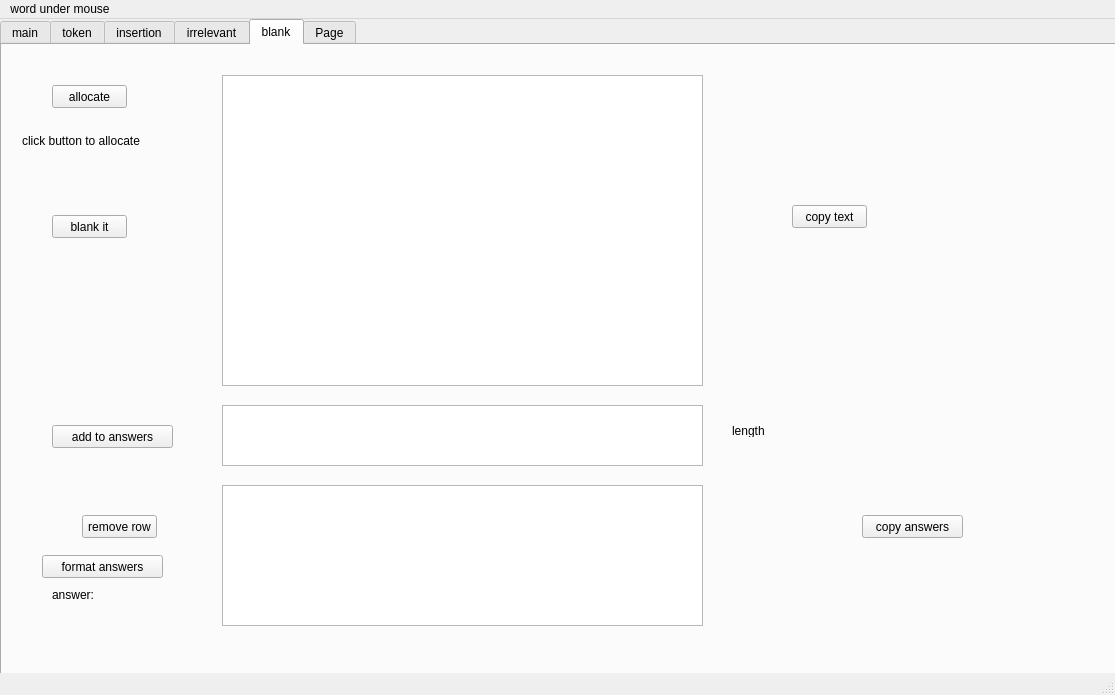
<?xml version="1.0" encoding="UTF-8"?>
<ui version="4.0">
 <class>MainWindow</class>
 <widget class="QMainWindow" name="MainWindow">
  <property name="geometry">
   <rect>
    <x>0</x>
    <y>0</y>
    <width>1115</width>
    <height>695</height>
   </rect>
  </property>
  <property name="windowTitle">
   <string>MainWindow</string>
  </property>
  <widget class="QWidget" name="centralwidget">
   <widget class="QTabWidget" name="tabWidget">
    <property name="geometry">
     <rect>
      <x>0</x>
      <y>0</y>
      <width>1121</width>
      <height>721</height>
     </rect>
    </property>
    <property name="currentIndex">
     <number>4</number>
    </property>
    <widget class="QWidget" name="main">
     <attribute name="title">
      <string>main</string>
     </attribute>
     <widget class="QTextEdit" name="inputText">
      <property name="geometry">
       <rect>
        <x>40</x>
        <y>30</y>
        <width>561</width>
        <height>281</height>
       </rect>
      </property>
      <property name="html">
       <string>&lt;!DOCTYPE HTML PUBLIC &quot;-//W3C//DTD HTML 4.0//EN&quot; &quot;http://www.w3.org/TR/REC-html40/strict.dtd&quot;&gt;
&lt;html&gt;&lt;head&gt;&lt;meta name=&quot;qrichtext&quot; content=&quot;1&quot; /&gt;&lt;style type=&quot;text/css&quot;&gt;
p, li { white-space: pre-wrap; }
&lt;/style&gt;&lt;/head&gt;&lt;body style=&quot; font-family:'Gulim'; font-size:9pt; font-weight:400; font-style:normal;&quot;&gt;
&lt;p style=&quot; margin-top:0px; margin-bottom:0px; margin-left:0px; margin-right:0px; -qt-block-indent:0; text-indent:0px;&quot;&gt;Biological organisms, including human societies both with and without market systems, discount distant outputs over those available at the present time based on risks associated with an uncertain future. As the timing of inputs and outputs varies greatly depending on the type of energy, there is a strong case to incorporate time when assessing energy alternatives. For example, the energy output from solar panels or wind power engines, where most investment happens before they begin producing, may need to be assessed differently when compared to most fossil fuel extraction technologies, where a large proportion of the energy output comes much sooner, and a larger (relative) proportion of inputs is applied during the extraction process, and not upfront. Thus fossil fuels, particularly oil and natural gas, in addition to having energy quality advantages (cost, storability, transportability, etc.) over many renewable technologies, also have a “temporal advantage” after accounting for human behavioral preference for current consumption/return.&lt;/p&gt;&lt;/body&gt;&lt;/html&gt;</string>
      </property>
     </widget>
     <widget class="QLineEdit" name="fireLine">
      <property name="geometry">
       <rect>
        <x>40</x>
        <y>340</y>
        <width>201</width>
        <height>31</height>
       </rect>
      </property>
     </widget>
     <widget class="QPushButton" name="fireButton">
      <property name="geometry">
       <rect>
        <x>260</x>
        <y>340</y>
        <width>101</width>
        <height>23</height>
       </rect>
      </property>
      <property name="text">
       <string>fire</string>
      </property>
     </widget>
     <widget class="QPushButton" name="highlightButton">
      <property name="geometry">
       <rect>
        <x>270</x>
        <y>500</y>
        <width>75</width>
        <height>23</height>
       </rect>
      </property>
      <property name="text">
       <string>highlight</string>
      </property>
     </widget>
     <widget class="QPushButton" name="underlineButton">
      <property name="geometry">
       <rect>
        <x>270</x>
        <y>460</y>
        <width>75</width>
        <height>23</height>
       </rect>
      </property>
      <property name="text">
       <string>underline</string>
      </property>
     </widget>
     <widget class="QPushButton" name="italicButton">
      <property name="geometry">
       <rect>
        <x>270</x>
        <y>420</y>
        <width>75</width>
        <height>23</height>
       </rect>
      </property>
      <property name="text">
       <string>italic</string>
      </property>
     </widget>
     <widget class="QPushButton" name="boldButton">
      <property name="geometry">
       <rect>
        <x>270</x>
        <y>380</y>
        <width>75</width>
        <height>23</height>
       </rect>
      </property>
      <property name="text">
       <string>bold</string>
      </property>
     </widget>
     <widget class="QPushButton" name="openFileButton">
      <property name="geometry">
       <rect>
        <x>420</x>
        <y>520</y>
        <width>75</width>
        <height>23</height>
       </rect>
      </property>
      <property name="text">
       <string>Open File</string>
      </property>
     </widget>
    </widget>
    <widget class="QWidget" name="token">
     <attribute name="title">
      <string>token</string>
     </attribute>
     <widget class="QTextEdit" name="givenText">
      <property name="geometry">
       <rect>
        <x>230</x>
        <y>20</y>
        <width>591</width>
        <height>71</height>
       </rect>
      </property>
     </widget>
     <widget class="QTextEdit" name="firstText">
      <property name="geometry">
       <rect>
        <x>230</x>
        <y>130</y>
        <width>591</width>
        <height>81</height>
       </rect>
      </property>
     </widget>
     <widget class="QTextEdit" name="secondText">
      <property name="geometry">
       <rect>
        <x>230</x>
        <y>250</y>
        <width>591</width>
        <height>81</height>
       </rect>
      </property>
     </widget>
     <widget class="QTextEdit" name="thirdText">
      <property name="geometry">
       <rect>
        <x>230</x>
        <y>390</y>
        <width>591</width>
        <height>81</height>
       </rect>
      </property>
     </widget>
     <widget class="QPushButton" name="sentTokenizeButton">
      <property name="geometry">
       <rect>
        <x>10</x>
        <y>20</y>
        <width>91</width>
        <height>23</height>
       </rect>
      </property>
      <property name="text">
       <string>sent_tokenize</string>
      </property>
     </widget>
     <widget class="QLabel" name="totalSentLabel">
      <property name="geometry">
       <rect>
        <x>20</x>
        <y>60</y>
        <width>81</width>
        <height>41</height>
       </rect>
      </property>
      <property name="text">
       <string>문장 수:</string>
      </property>
     </widget>
     <widget class="QPushButton" name="givenDownButton">
      <property name="geometry">
       <rect>
        <x>130</x>
        <y>60</y>
        <width>75</width>
        <height>23</height>
       </rect>
      </property>
      <property name="text">
       <string>DOWN</string>
      </property>
     </widget>
     <widget class="QLabel" name="givenLabel">
      <property name="geometry">
       <rect>
        <x>850</x>
        <y>50</y>
        <width>56</width>
        <height>12</height>
       </rect>
      </property>
      <property name="text">
       <string>given</string>
      </property>
     </widget>
     <widget class="QLabel" name="firstLabel">
      <property name="geometry">
       <rect>
        <x>850</x>
        <y>160</y>
        <width>56</width>
        <height>12</height>
       </rect>
      </property>
      <property name="text">
       <string>first</string>
      </property>
     </widget>
     <widget class="QLabel" name="secondLabel">
      <property name="geometry">
       <rect>
        <x>840</x>
        <y>280</y>
        <width>56</width>
        <height>20</height>
       </rect>
      </property>
      <property name="text">
       <string>second</string>
      </property>
     </widget>
     <widget class="QLabel" name="thirdLabel">
      <property name="geometry">
       <rect>
        <x>850</x>
        <y>420</y>
        <width>56</width>
        <height>12</height>
       </rect>
      </property>
      <property name="text">
       <string>third</string>
      </property>
     </widget>
     <widget class="QPushButton" name="firstUpButton">
      <property name="geometry">
       <rect>
        <x>130</x>
        <y>130</y>
        <width>75</width>
        <height>23</height>
       </rect>
      </property>
      <property name="text">
       <string>UP</string>
      </property>
     </widget>
     <widget class="QPushButton" name="secondUpButton">
      <property name="geometry">
       <rect>
        <x>130</x>
        <y>250</y>
        <width>75</width>
        <height>23</height>
       </rect>
      </property>
      <property name="text">
       <string>UP</string>
      </property>
     </widget>
     <widget class="QPushButton" name="thirdUpButton">
      <property name="geometry">
       <rect>
        <x>130</x>
        <y>390</y>
        <width>75</width>
        <height>23</height>
       </rect>
      </property>
      <property name="text">
       <string>UP</string>
      </property>
     </widget>
     <widget class="QPushButton" name="firstDownButton">
      <property name="geometry">
       <rect>
        <x>130</x>
        <y>160</y>
        <width>75</width>
        <height>23</height>
       </rect>
      </property>
      <property name="text">
       <string>DOWN</string>
      </property>
     </widget>
     <widget class="QPushButton" name="secondDownButton">
      <property name="geometry">
       <rect>
        <x>130</x>
        <y>280</y>
        <width>75</width>
        <height>23</height>
       </rect>
      </property>
      <property name="text">
       <string>DOWN</string>
      </property>
     </widget>
     <widget class="QGroupBox" name="tokenRadioBox">
      <property name="geometry">
       <rect>
        <x>220</x>
        <y>510</y>
        <width>351</width>
        <height>41</height>
       </rect>
      </property>
      <property name="title">
       <string>GroupBox</string>
      </property>
      <property name="flat">
       <bool>true</bool>
      </property>
      <widget class="QRadioButton" name="optionTypeABCButtonOne">
       <property name="geometry">
        <rect>
         <x>20</x>
         <y>20</y>
         <width>90</width>
         <height>16</height>
        </rect>
       </property>
       <property name="text">
        <string>A C B</string>
       </property>
      </widget>
      <widget class="QRadioButton" name="optionTypeABCButtonTwo">
       <property name="geometry">
        <rect>
         <x>90</x>
         <y>20</y>
         <width>90</width>
         <height>16</height>
        </rect>
       </property>
       <property name="text">
        <string>B A C</string>
       </property>
      </widget>
      <widget class="QRadioButton" name="optionTypeABCButtonThree">
       <property name="geometry">
        <rect>
         <x>150</x>
         <y>20</y>
         <width>90</width>
         <height>16</height>
        </rect>
       </property>
       <property name="text">
        <string>B C A</string>
       </property>
      </widget>
      <widget class="QRadioButton" name="optionTypeABCButtonFour">
       <property name="geometry">
        <rect>
         <x>220</x>
         <y>20</y>
         <width>90</width>
         <height>16</height>
        </rect>
       </property>
       <property name="text">
        <string>C A B</string>
       </property>
      </widget>
      <widget class="QRadioButton" name="optionTypeABCButtonFive">
       <property name="geometry">
        <rect>
         <x>280</x>
         <y>20</y>
         <width>90</width>
         <height>16</height>
        </rect>
       </property>
       <property name="text">
        <string>C B A</string>
       </property>
      </widget>
     </widget>
     <widget class="QPushButton" name="optionTypeABCRandom">
      <property name="geometry">
       <rect>
        <x>600</x>
        <y>520</y>
        <width>75</width>
        <height>23</height>
       </rect>
      </property>
      <property name="text">
       <string>random</string>
      </property>
     </widget>
     <widget class="QPushButton" name="givenCopyButton">
      <property name="geometry">
       <rect>
        <x>910</x>
        <y>40</y>
        <width>75</width>
        <height>23</height>
       </rect>
      </property>
      <property name="text">
       <string>G</string>
      </property>
     </widget>
     <widget class="QPushButton" name="firstCopyButton">
      <property name="geometry">
       <rect>
        <x>910</x>
        <y>150</y>
        <width>75</width>
        <height>23</height>
       </rect>
      </property>
      <property name="text">
       <string>A</string>
      </property>
     </widget>
     <widget class="QPushButton" name="secondCopyButton">
      <property name="geometry">
       <rect>
        <x>910</x>
        <y>280</y>
        <width>75</width>
        <height>23</height>
       </rect>
      </property>
      <property name="text">
       <string>B</string>
      </property>
     </widget>
     <widget class="QPushButton" name="thirdCopyButton">
      <property name="geometry">
       <rect>
        <x>910</x>
        <y>410</y>
        <width>75</width>
        <height>23</height>
       </rect>
      </property>
      <property name="text">
       <string>C</string>
      </property>
     </widget>
     <widget class="QPushButton" name="pushButton">
      <property name="geometry">
       <rect>
        <x>890</x>
        <y>520</y>
        <width>101</width>
        <height>23</height>
       </rect>
      </property>
      <property name="text">
       <string>choices copy</string>
      </property>
     </widget>
    </widget>
    <widget class="QWidget" name="insertion">
     <attribute name="title">
      <string>insertion</string>
     </attribute>
     <widget class="QPushButton" name="insertionAllocateButton">
      <property name="geometry">
       <rect>
        <x>20</x>
        <y>30</y>
        <width>75</width>
        <height>23</height>
       </rect>
      </property>
      <property name="text">
       <string>allocate</string>
      </property>
     </widget>
     <widget class="QTextEdit" name="insertionFullText">
      <property name="geometry">
       <rect>
        <x>280</x>
        <y>160</y>
        <width>481</width>
        <height>371</height>
       </rect>
      </property>
     </widget>
     <widget class="QPushButton" name="insertionGivenCopyButton">
      <property name="geometry">
       <rect>
        <x>940</x>
        <y>50</y>
        <width>75</width>
        <height>23</height>
       </rect>
      </property>
      <property name="text">
       <string>copy given</string>
      </property>
     </widget>
     <widget class="QPushButton" name="insertionTextCopyButton">
      <property name="geometry">
       <rect>
        <x>940</x>
        <y>190</y>
        <width>75</width>
        <height>23</height>
       </rect>
      </property>
      <property name="text">
       <string>copy text</string>
      </property>
     </widget>
     <widget class="QLabel" name="insertionGivenLabel">
      <property name="geometry">
       <rect>
        <x>800</x>
        <y>60</y>
        <width>56</width>
        <height>12</height>
       </rect>
      </property>
      <property name="text">
       <string>given</string>
      </property>
     </widget>
     <widget class="QLabel" name="insertionFullTextLabel">
      <property name="geometry">
       <rect>
        <x>800</x>
        <y>190</y>
        <width>56</width>
        <height>12</height>
       </rect>
      </property>
      <property name="text">
       <string>text</string>
      </property>
     </widget>
     <widget class="QGroupBox" name="groupBox">
      <property name="geometry">
       <rect>
        <x>20</x>
        <y>220</y>
        <width>111</width>
        <height>191</height>
       </rect>
      </property>
      <property name="title">
       <string>GroupBox</string>
      </property>
      <widget class="QRadioButton" name="insertionOne">
       <property name="geometry">
        <rect>
         <x>10</x>
         <y>30</y>
         <width>90</width>
         <height>16</height>
        </rect>
       </property>
       <property name="text">
        <string>①</string>
       </property>
      </widget>
      <widget class="QRadioButton" name="insertionTwo">
       <property name="geometry">
        <rect>
         <x>10</x>
         <y>60</y>
         <width>90</width>
         <height>16</height>
        </rect>
       </property>
       <property name="text">
        <string>②</string>
       </property>
      </widget>
      <widget class="QRadioButton" name="insertionThree">
       <property name="geometry">
        <rect>
         <x>10</x>
         <y>90</y>
         <width>90</width>
         <height>16</height>
        </rect>
       </property>
       <property name="text">
        <string>③</string>
       </property>
      </widget>
      <widget class="QRadioButton" name="insertionFour">
       <property name="geometry">
        <rect>
         <x>10</x>
         <y>120</y>
         <width>90</width>
         <height>16</height>
        </rect>
       </property>
       <property name="text">
        <string>④</string>
       </property>
      </widget>
      <widget class="QRadioButton" name="insertionFive">
       <property name="geometry">
        <rect>
         <x>10</x>
         <y>150</y>
         <width>90</width>
         <height>16</height>
        </rect>
       </property>
       <property name="text">
        <string>⑤</string>
       </property>
      </widget>
     </widget>
     <widget class="QLabel" name="insertionAllocateLabel">
      <property name="geometry">
       <rect>
        <x>20</x>
        <y>80</y>
        <width>191</width>
        <height>51</height>
       </rect>
      </property>
      <property name="text">
       <string>click button to allocate</string>
      </property>
     </widget>
     <widget class="QTextEdit" name="insertionGivenText">
      <property name="geometry">
       <rect>
        <x>280</x>
        <y>40</y>
        <width>471</width>
        <height>61</height>
       </rect>
      </property>
     </widget>
    </widget>
    <widget class="QWidget" name="irrelevant">
     <attribute name="title">
      <string>irrelevant</string>
     </attribute>
     <widget class="QTextEdit" name="irreFullText">
      <property name="geometry">
       <rect>
        <x>270</x>
        <y>170</y>
        <width>481</width>
        <height>371</height>
       </rect>
      </property>
     </widget>
     <widget class="QTextEdit" name="irreGivenText">
      <property name="geometry">
       <rect>
        <x>270</x>
        <y>60</y>
        <width>471</width>
        <height>61</height>
       </rect>
      </property>
     </widget>
     <widget class="QPushButton" name="irreAllocateButton">
      <property name="geometry">
       <rect>
        <x>50</x>
        <y>50</y>
        <width>75</width>
        <height>23</height>
       </rect>
      </property>
      <property name="text">
       <string>allocate</string>
      </property>
     </widget>
     <widget class="QLabel" name="irreAllocateLabel">
      <property name="geometry">
       <rect>
        <x>30</x>
        <y>100</y>
        <width>191</width>
        <height>51</height>
       </rect>
      </property>
      <property name="text">
       <string>click button to allocate</string>
      </property>
     </widget>
     <widget class="QPushButton" name="irreTextCopyButton">
      <property name="geometry">
       <rect>
        <x>900</x>
        <y>210</y>
        <width>75</width>
        <height>23</height>
       </rect>
      </property>
      <property name="text">
       <string>copy text</string>
      </property>
     </widget>
     <widget class="QLabel" name="irreGivenLabel">
      <property name="geometry">
       <rect>
        <x>780</x>
        <y>90</y>
        <width>101</width>
        <height>16</height>
       </rect>
      </property>
      <property name="text">
       <string>IRRELEVANT</string>
      </property>
     </widget>
     <widget class="QLabel" name="irreFullTextLabel">
      <property name="geometry">
       <rect>
        <x>790</x>
        <y>220</y>
        <width>56</width>
        <height>12</height>
       </rect>
      </property>
      <property name="text">
       <string>text</string>
      </property>
     </widget>
     <widget class="QPushButton" name="irreGivenCopyButton">
      <property name="geometry">
       <rect>
        <x>900</x>
        <y>80</y>
        <width>75</width>
        <height>23</height>
       </rect>
      </property>
      <property name="text">
       <string>copy given</string>
      </property>
     </widget>
    </widget>
    <widget class="QWidget" name="blank">
     <attribute name="title">
      <string>blank</string>
     </attribute>
     <widget class="QPushButton" name="blankAllocateButton">
      <property name="geometry">
       <rect>
        <x>50</x>
        <y>40</y>
        <width>75</width>
        <height>23</height>
       </rect>
      </property>
      <property name="text">
       <string>allocate</string>
      </property>
     </widget>
     <widget class="QTextEdit" name="blankText">
      <property name="geometry">
       <rect>
        <x>220</x>
        <y>30</y>
        <width>481</width>
        <height>311</height>
       </rect>
      </property>
     </widget>
     <widget class="QTextEdit" name="answerText">
      <property name="geometry">
       <rect>
        <x>220</x>
        <y>360</y>
        <width>481</width>
        <height>61</height>
       </rect>
      </property>
     </widget>
     <widget class="QLabel" name="blankAllocateLabel">
      <property name="geometry">
       <rect>
        <x>20</x>
        <y>70</y>
        <width>191</width>
        <height>51</height>
       </rect>
      </property>
      <property name="text">
       <string>click button to allocate</string>
      </property>
     </widget>
     <widget class="QPushButton" name="blankFormatAnswersButton">
      <property name="geometry">
       <rect>
        <x>40</x>
        <y>510</y>
        <width>121</width>
        <height>23</height>
       </rect>
      </property>
      <property name="text">
       <string>format answers</string>
      </property>
     </widget>
     <widget class="QPushButton" name="blankButton">
      <property name="geometry">
       <rect>
        <x>50</x>
        <y>170</y>
        <width>75</width>
        <height>23</height>
       </rect>
      </property>
      <property name="text">
       <string>blank it</string>
      </property>
     </widget>
     <widget class="QPushButton" name="blankTextCopyButton">
      <property name="geometry">
       <rect>
        <x>790</x>
        <y>160</y>
        <width>75</width>
        <height>23</height>
       </rect>
      </property>
      <property name="text">
       <string>copy text</string>
      </property>
     </widget>
     <widget class="QPushButton" name="blankAnswersCopyButton">
      <property name="geometry">
       <rect>
        <x>860</x>
        <y>470</y>
        <width>101</width>
        <height>23</height>
       </rect>
      </property>
      <property name="text">
       <string>copy answers</string>
      </property>
     </widget>
     <widget class="QLabel" name="blankFormatAnswersLabel">
      <property name="geometry">
       <rect>
        <x>50</x>
        <y>540</y>
        <width>111</width>
        <height>20</height>
       </rect>
      </property>
      <property name="text">
       <string>answer: </string>
      </property>
     </widget>
     <widget class="QLabel" name="answerTextLabel">
      <property name="geometry">
       <rect>
        <x>730</x>
        <y>380</y>
        <width>56</width>
        <height>12</height>
       </rect>
      </property>
      <property name="text">
       <string>length</string>
      </property>
     </widget>
     <widget class="QListWidget" name="answersListWidget">
      <property name="geometry">
       <rect>
        <x>220</x>
        <y>440</y>
        <width>481</width>
        <height>141</height>
       </rect>
      </property>
     </widget>
     <widget class="QPushButton" name="addToAnswerButon">
      <property name="geometry">
       <rect>
        <x>50</x>
        <y>380</y>
        <width>121</width>
        <height>23</height>
       </rect>
      </property>
      <property name="text">
       <string>add to answers</string>
      </property>
     </widget>
     <widget class="QPushButton" name="blankRemoveButton">
      <property name="geometry">
       <rect>
        <x>80</x>
        <y>470</y>
        <width>75</width>
        <height>23</height>
       </rect>
      </property>
      <property name="text">
       <string>remove row</string>
      </property>
     </widget>
    </widget>
    <widget class="QWidget" name="tab">
     <attribute name="title">
      <string>Page</string>
     </attribute>
    </widget>
   </widget>
  </widget>
  <widget class="QMenuBar" name="menubar">
   <property name="geometry">
    <rect>
     <x>0</x>
     <y>0</y>
     <width>1115</width>
     <height>21</height>
    </rect>
   </property>
   <widget class="QMenu" name="menuword_under_mouse">
    <property name="title">
     <string>word under mouse</string>
    </property>
   </widget>
   <addaction name="menuword_under_mouse"/>
  </widget>
  <widget class="QStatusBar" name="statusbar"/>
 </widget>
 <resources/>
 <connections/>
</ui>
